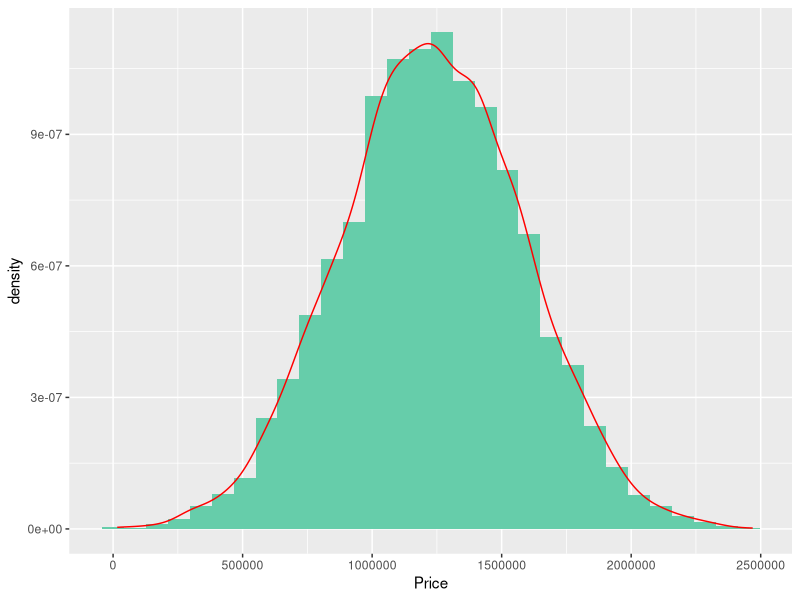
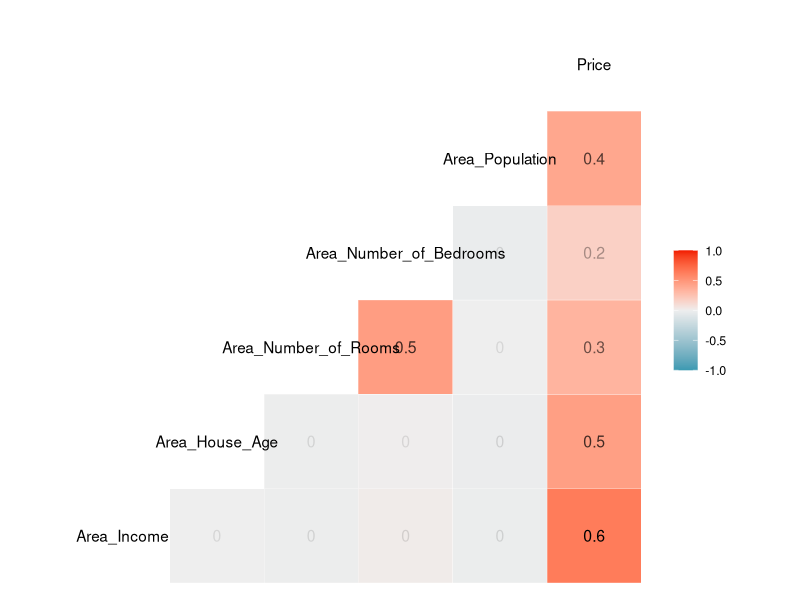
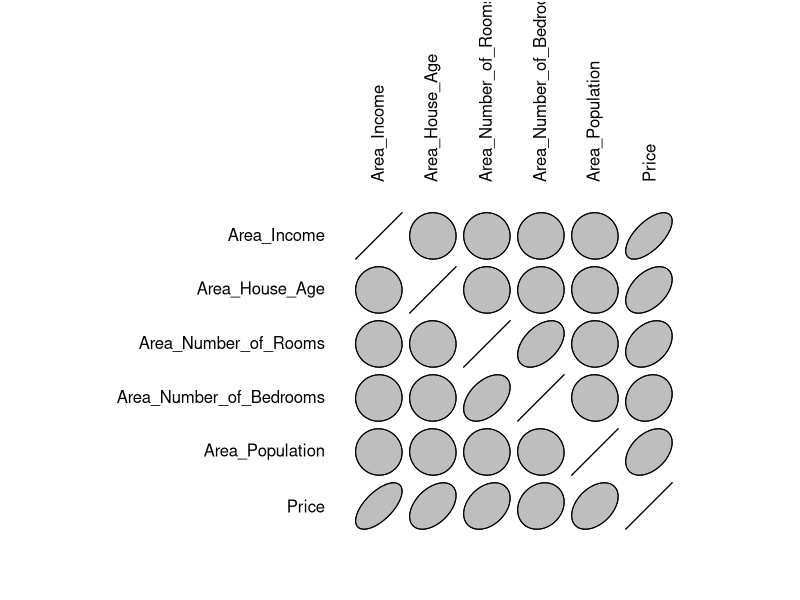
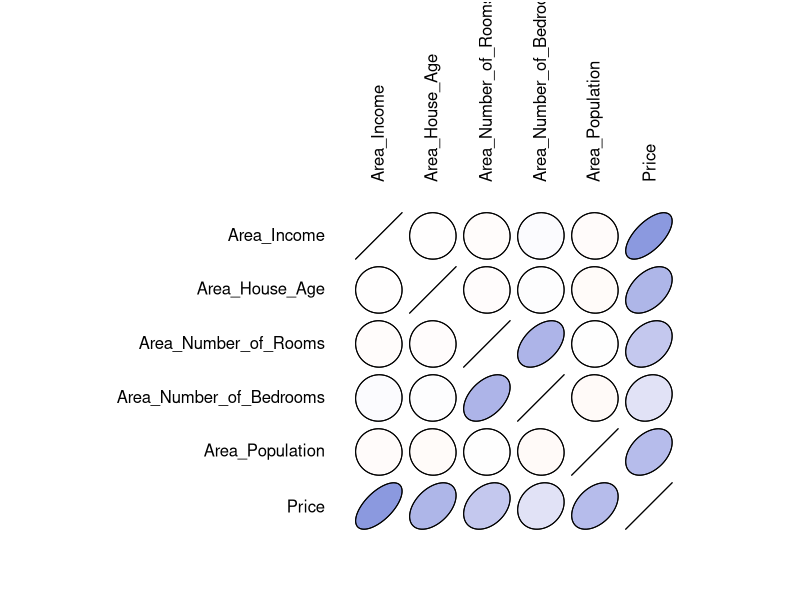
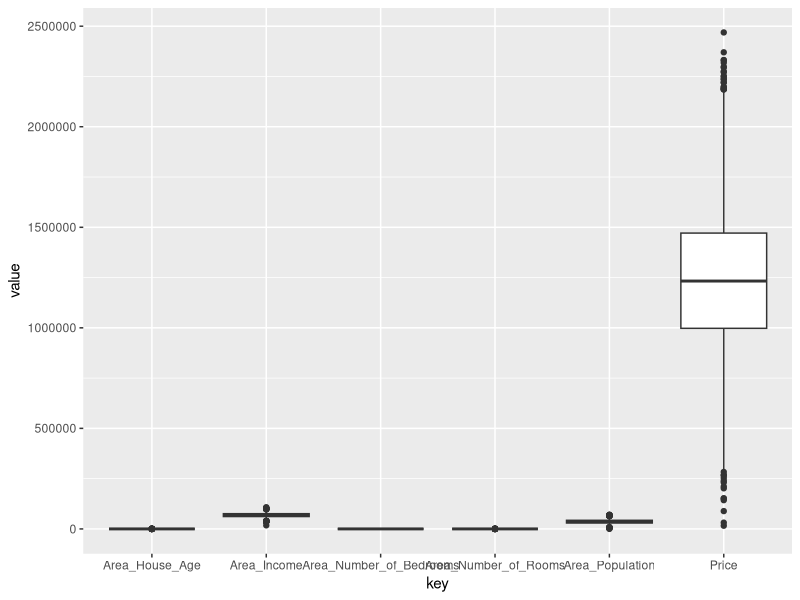
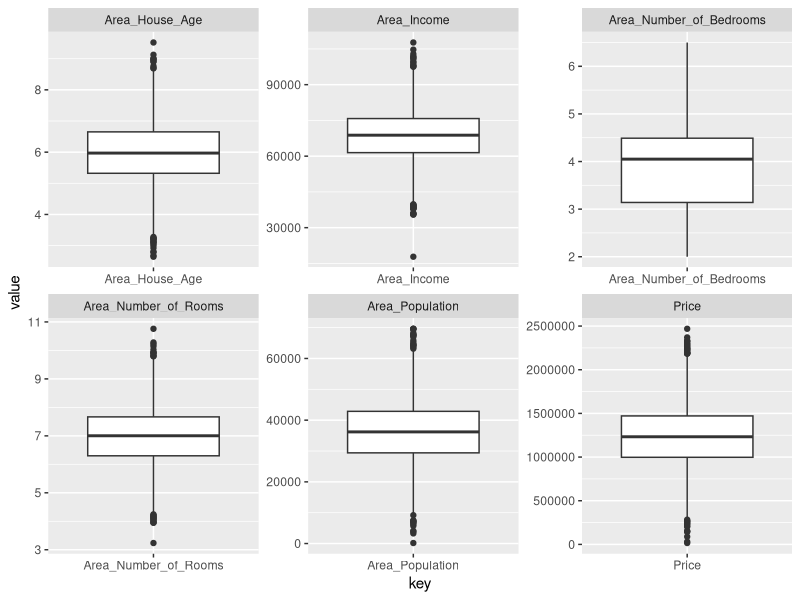
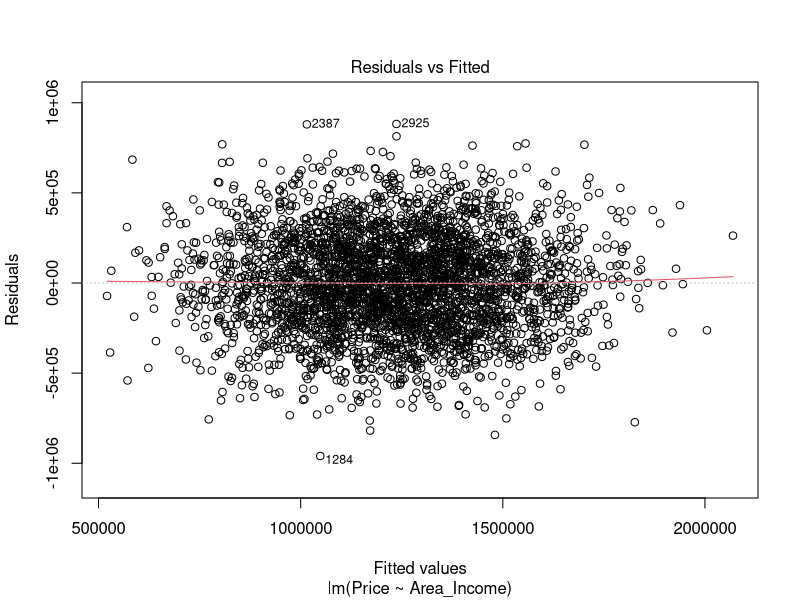
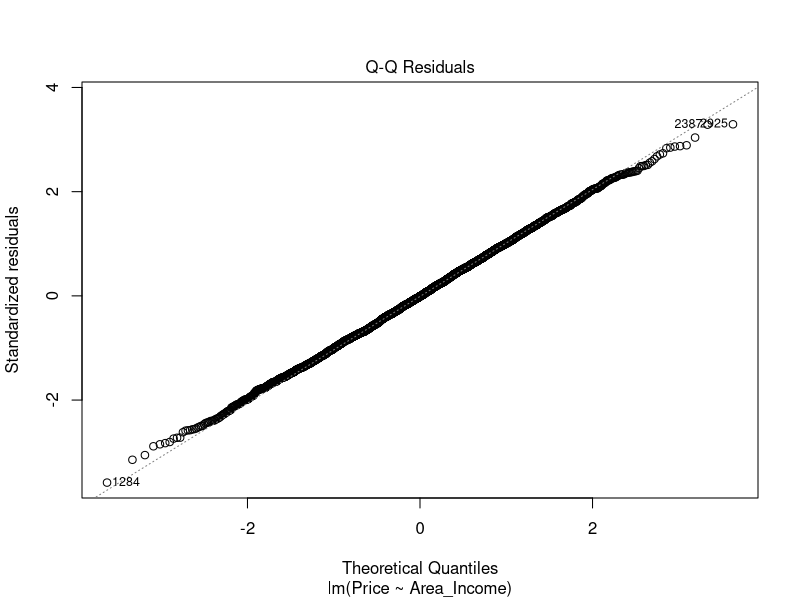

Reproduce these figures in R, in order.
# example on usa_housing.csv dataset.
# the data has been downloaded from kaggle
# https://www.kaggle.com/aariyan101/usa-housingcsv/

library(tidyverse)

# read data
data <- read_csv("data/USA_Housing.csv")
head(data)

# plot density plot for the response variable (i.e. Price) to check its distribution
# It would be good if the response variable follows normal distribution.
ggplot(data, aes(Price)) +
  geom_histogram(aes(y = ..density..), fill = "aquamarine3") +
  geom_density(color = "red")

cor(data)
# show correlation matrix to check the correlation
install.packages("GGally")
library(GGally)
ggcorr(data, label = TRUE, label_alpha = TRUE)

# another way to plot the correlation
# Make the graph, with reduced margins
install.packages("ellipse")
library(ellipse)
ctab <- cor(data)

plotcorr(ctab, mar = c(0.1, 0.1, 0.1, 0.1))

# Do the same, but with colors corresponding to value
colorfun <- colorRamp(c("#CC0000","white","#3366CC"), space="Lab")
plotcorr(ctab, col=rgb(colorfun((ctab+1)/2), maxColorValue=255),
         mar = c(0.1, 0.1, 0.1, 0.1))


# show box plot to all of the variables to check the outliers
meltData <- data %>% 
  gather()

p <- ggplot(meltData, aes(key, value)) 
p + geom_boxplot() # not so good as the scale of the variables is different 

p + geom_boxplot() + facet_wrap(~key, scale="free")

# split data into train and test
install.packages("caret")
library(caret)
index <- createDataPartition(data$Price, p = .70, list = FALSE)
length(data$Price)

train <- data[index, ]
test <- data[-index, ]

dim(train)
dim(test)

# build a model1 only between price and the variable with highest correlation with price (i.e. Area_income)
lmModel1 <- lm(Price ~ Area_Income , data = train)
print(lmModel1)

# Validating Regression Coefficients and Models
summary(lmModel1)

# visualise the model
plot(lmModel1)


# predicting
test$PreditedPrice_1 <- predict(lmModel1, test)
head(test[ , c("Price", "PreditedPrice_1")])

# compute the residual mean square error (RMSE) as a way of evaluation
preds <-  test$PreditedPrice_1
actual <- test$Price

RMSE(preds, actual)

# build a linear model between the price and all of the other variables
lmModel2 <- lm(Price ~ . , data = train)
print(lmModel2)

# Validating Regression Coefficients and Models
summary(lmModel2)

# predicting
test$PreditedPrice_2 <- predict(lmModel2, test)
head(test[ , c("Price", "PreditedPrice_1",  "PreditedPrice_2")])

# RMSE
actual <- test$Price
preds <- test$PreditedPrice_2

RMSE(preds, actual)
plot(lmModel2)

# post assumptions
# Visualise the distribution of the residuals for both of the models
hist(lmModel1$residuals, color = "grey")

hist(lmModel2$residuals, color = "grey")

ggplot(lmModel1, aes(lmModel1$residuals)) +
  geom_histogram(aes(y = ..density..), fill = "#C99800") +
  geom_density(color = "blue")

ggplot(lmModel2, aes(lmModel2$residuals)) +
  geom_histogram(aes(y = ..density..), fill = "#00BCD8") +
  geom_density(color = "red")
